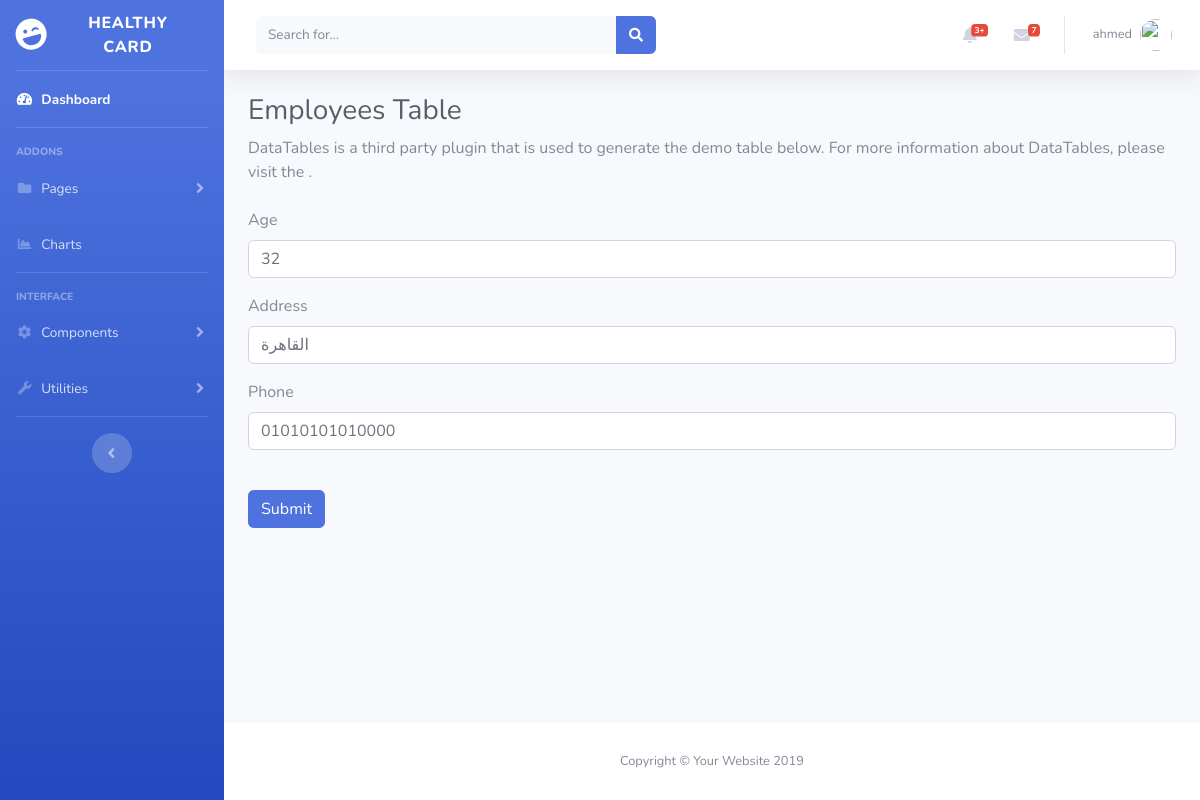
The app's page /admin/employees.php?action=edite&id=8 (signed in) with its own data.
### tables this page shows
CREATE TABLE `managers` (
  `id` int(11) NOT NULL,
  `username` varchar(255) NOT NULL,
  `email` varchar(255) NOT NULL,
  `password` varchar(255) NOT NULL,
  `phone` varchar(100) NOT NULL,
  `address` varchar(255) NOT NULL,
  `hospital_name_id` int(11) NOT NULL,
  `priv` int(11) NOT NULL
);

CREATE TABLE `employees` (
  `id` int(11) NOT NULL,
  `username` varchar(255) NOT NULL,
  `email` varchar(255) NOT NULL,
  `password` varchar(255) NOT NULL,
  `age` int(11) NOT NULL,
  `address` varchar(255) NOT NULL,
  `phone` varchar(100) NOT NULL,
  `gender` int(11) NOT NULL,
  `status` int(11) NOT NULL,
  `idcard` int(15) NOT NULL,
  `hospital_name_id` int(11) NOT NULL,
  `img` longblob NOT NULL,
  `priv` int(11) NOT NULL
);

### admin/design/employee/editeEmployeeForm.php (the view, shortened to what this page needs)
<?php
    require "functions/connect.php";
    $id     =   $_GET['id'];
    $select     =   "SELECT * FROM employees WHERE id = $id";
    $query      =   $conn -> query($select);
    $emp        =   $query -> fetch_assoc();
?>
<form method="post" action="functions/employee/editeEmployee.php">
    <div class="form-group">
    <label for="exampleInputEmail1">Age</label>
    <input type="text" name="age" value="<?= $emp['age'] ?>" class="form-control" id="exampleInputEmail1"required>
  </div>
  <div class="form-group">
    <label for="exampleInputEmail1">Address</label>
    <input type="text" name="address" value="<?= $emp['address'] ?>" class="form-control" id="exampleInputEmail1" required>
  </div>
  <div class="form-group">
    <label for="exampleInputEmail1"> Phone</label>
    <input type="text" name="phone" value="<?= $emp['phone'] ?>" class="form-control" id="exampleInputEmail1" required>
  </div>
<br>
  <button type="submit" class="btn btn-primary">Submit</button>
</form>

### admin/includes/header.php (shortened to what this page needs)
<nav class="navbar navbar-expand navbar-light bg-white topbar mb-4 static-top shadow">
<form class="d-none d-sm-inline-block form-inline mr-auto ml-md-3 my-2 my-md-0 mw-100 navbar-search">
  <div class="input-group">
    <input type="text" class="form-control bg-light border-0 small" placeholder="Search for..." aria-label="Search" aria-describedby="basic-addon2">
    <div class="input-group-append">
      <button class="btn btn-primary" type="button">
        <i class="fas fa-search fa-sm"></i>
      </button>
    </div>
  </div>
</form>
<ul class="navbar-nav ml-auto">
  <li class="nav-item dropdown no-arrow mx-1">
    <a class="nav-link dropdown-toggle" href="#" id="alertsDropdown" role="button" data-toggle="dropdown" aria-haspopup="true" aria-expanded="false">
      <i class="fas fa-bell fa-fw"></i>
      <span class="badge badge-danger badge-counter">3+</span>
    </a>
  </li>
  <li class="nav-item dropdown no-arrow mx-1">
    <a class="nav-link dropdown-toggle" href="#" id="messagesDropdown" role="button" data-toggle="dropdown" aria-haspopup="true" aria-expanded="false">
      <i class="fas fa-envelope fa-fw"></i>
      <span class="badge badge-danger badge-counter">7</span>
    </a>
  </li>
  <?php
  $nam  = $_SESSION['name'];
  $id  = $_SESSION['login'];
   require_once "functions/connect.php";
   $sel  = "SELECT * FROM $nam  WHERE  id = $id";
   $query = $conn -> query($sel);
   $name  = $query -> fetch_assoc();
  ?>
  <li class="nav-item dropdown no-arrow">
    <a class="nav-link dropdown-toggle" href="#" id="userDropdown" role="button" data-toggle="dropdown" aria-haspopup="true" aria-expanded="false">
      <span class="mr-2 d-none d-lg-inline text-gray-600 small"><?php echo @$name['username'] ?></span>
      <img class="img-profile rounded-circle" src="https://source.unsplash.com/QAB-WJcbgJk/60x60">
    </a>
  </li>
</ul>
</nav>

### records on screen
managers: username "ahmed"
employees: age "32", address "القاهرة", phone "01010101010000"
